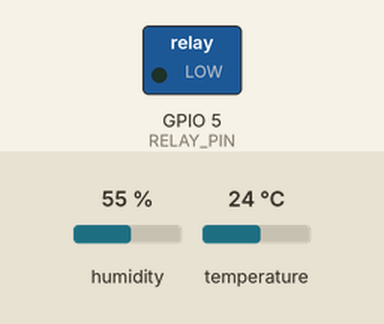
Recording of a sketch running on a simulated ESP32. Shown: switched loads named in the sketch (green lamp = pin HIGH). The inputs (shaded band) are chosen by the test bench; at power-on: humidity 55 %, temperature 24 °C. WiFi joins after 1.5 s; servers stay silent unless stated; uploads are accepted with an empty reply; what the sketch prints to the serial monitor is not drawn.

Above: at 2.9 s.
3.0 s: humidity set to 69 %
13.5 s: humidity set to 72 %
At 23.9 s:
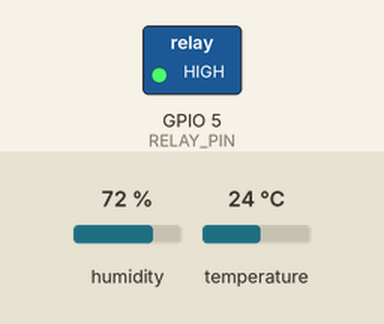
24.2 s: humidity set to 22 %
At 34.0 s:
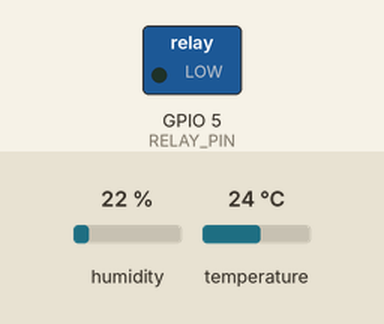
34.6 s: humidity set to 88 %
At 44.0 s:
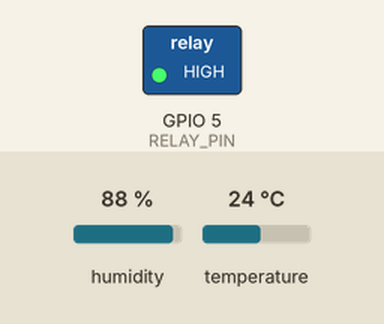
Timing chart, 0 to 45.5 s (numbered marks = the images above; inputs shaded):
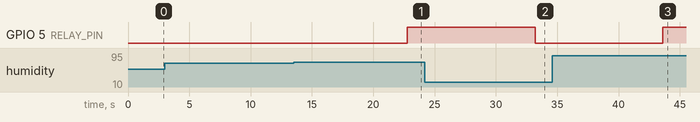

Measured:
- the behaviour switches between 70 and 71 % on humidity (found by bisection; images 0 and 1)
- after the input at 3.0 s, every drawn part: stays the same
- after the input at 13.5 s, GPIO 5 (RELAY_PIN): LOW → HIGH after 9.3 s
- after the input at 24.2 s, GPIO 5 (RELAY_PIN): HIGH → LOW after 9.0 s
- after the input at 34.6 s, GPIO 5 (RELAY_PIN): LOW → HIGH after 9.0 s

The sketch:

main.ino
```cpp
#include <WiFi.h>
#include <HTTPClient.h>
#include <DHT.h>
#include <ArduinoJson.h>

#define DHTPIN 4
#define DHTTYPE DHT11
#define RELAY_PIN 5

const char* ssid = "1BB582-Maxis Fibre";
const char* password = "akEmLuMc5h";
const char* serverName = "http://192.168.1.6:5000/api/data";

DHT dht(DHTPIN, DHTTYPE);

float tempThreshold = 26;
float humThreshold = 70;

void fetchThresholds() {
  if (WiFi.status() == WL_CONNECTED) {
    HTTPClient http;
    http.begin("http://192.168.1.6:5000/api/thresholds");
    int httpCode = http.GET();
    if (httpCode == 200) {
      String payload = http.getString();
      DynamicJsonDocument doc(512);
      deserializeJson(doc, payload);
      tempThreshold = doc["temperature"];
      humThreshold = doc["humidity"];
      Serial.println("Updated thresholds:");
      Serial.print("Temp: "); Serial.println(tempThreshold); Serial.println(" °C");
      Serial.print("Humidity: "); Serial.println(humThreshold); Serial.println(" %");
    }
    http.end();
  }
}

void setup() {
  Serial.begin(115200);
  pinMode(RELAY_PIN, OUTPUT);
  digitalWrite(RELAY_PIN, LOW);
  dht.begin();

  WiFi.begin(ssid, password);
  while (WiFi.status() != WL_CONNECTED) {
    delay(500);
    Serial.print(".");
  }
  Serial.println("Connected to WiFi");

  fetchThresholds();  // Get initial thresholds from server
}

void loop() {
  float temp = dht.readTemperature();
  float hum = dht.readHumidity();

  fetchThresholds();  // Refresh thresholds before decision

  bool relayState = temp > tempThreshold || hum > humThreshold;
  digitalWrite(RELAY_PIN, relayState ? HIGH : LOW);

  Serial.print("Temp: ");
  Serial.print(temp);
  Serial.print(" °C | Humidity: ");
  Serial.print(hum);
  Serial.println(" %");

  if (WiFi.status() == WL_CONNECTED) {
    HTTPClient http;
    http.begin(serverName);
    http.addHeader("Content-Type", "application/json");

    String payload = "{\"temperature\":" + String(temp) +
                     ",\"humidity\":" + String(hum) +
                     ",\"relay\":" + String(relayState ? 1 : 0) + "}";
    http.POST(payload);
    http.end();
  }

  delay(10000);
}
```
